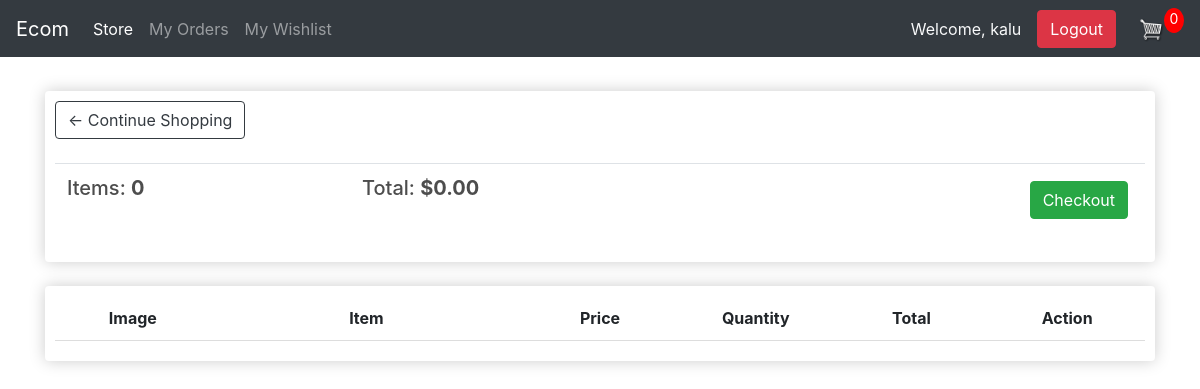
Page /cart/ (signed in) on the earlier database version.
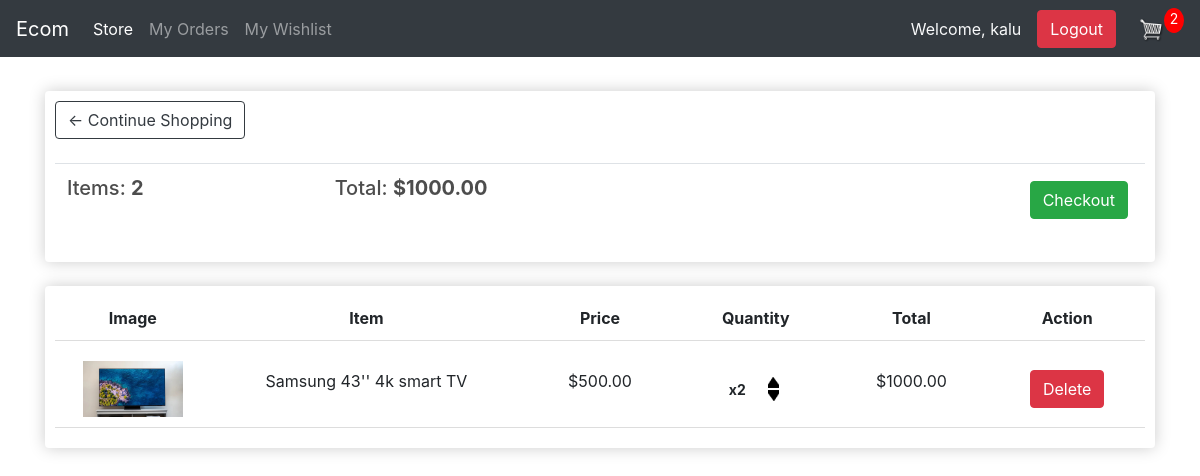
Same page on the later database version.
### store/models.py (models this page shows, shortened)
class Order(models.Model):
    customer = models.ForeignKey(Customer, on_delete=models.SET_NULL, null=True, blank=True)
    date_ordered = models.DateTimeField(auto_now_add=True)
    complete = models.BooleanField(default=False)
    transaction_id = models.CharField(max_length=100, null=True)
    @property
    def get_cart_total(self):
        order_items = self.orderitem_set.all()
        return sum([item.get_total for item in order_items])
    @property
    def get_cart_items(self):
        order_items = self.orderitem_set.all()
        return sum([item.quantity for item in order_items])

class OrderItem(models.Model):
	product = models.ForeignKey(Product, on_delete=models.SET_NULL, null=True)
	order = models.ForeignKey(Order, on_delete=models.SET_NULL, null=True)
	quantity = models.IntegerField(default=0, null=True, blank=True)
	date_added = models.DateTimeField(auto_now_add=True)
	@property
	def get_total(self):
		total = self.product.price * self.quantity
		return total

class Product(models.Model):
    name = models.CharField(max_length=200)
    price = models.DecimalField(max_digits=10, decimal_places=2)
    digital = models.BooleanField(default=False, null=True, blank=True)
    category = models.ForeignKey(Category, on_delete=models.SET_NULL, null=True, blank=True)
    image = models.ImageField(null=True, blank=True, upload_to='products/')  # Add image field
    @property
    def imageURL(self):
        if self.image and hasattr(self.image, 'url'):
            return self.image.url
        else:
            return '/static/store/images/blank.jpg'  # Return a default image URL

### store/views.py (the view)
# urls.py: path('cart/', views.cart, name="cart"),
def cart(request):
    if request.user.is_authenticated:
        customer, created = Customer.objects.get_or_create(user=request.user)
        order, created = Order.objects.get_or_create(customer=customer, complete=False)
        items = order.orderitem_set.all()
        cart_total = order.get_cart_items  # Total items in the cart
    else:
        items = []
        order = {'get_cart_total': 0, 'get_cart_items': 0}
        cart_total = 0
    context = {'items': items, 'order': order, 'cart_total': cart_total}
    return render(request, 'store/cart.html', context)

### store/templates/store/cart.html
{% extends 'store/main.html' %}
{% load static %}
{% block content %}
    <div class="row">
        <div class="col-lg-12">
            <div class="box-element">
                <a class="btn btn-outline-dark" href="{% url 'store' %}">&#x2190; Continue Shopping</a>
                <br><br>
                <table class="table">
                    <tr>
                        <th><h5>Items: <strong>{{ order.get_cart_items }}</strong></h5></th>
                        <th><h5>Total: <strong>${{ order.get_cart_total|floatformat:2 }}</strong></h5></th>
                        <th>
                            <a style="float:right; margin:5px;" class="btn btn-success" href="{% url 'checkout' %}">Checkout</a>
                        </th>
                    </tr>
                </table>
            </div>
            <br>
            <div class="box-element">
                <div class="cart-row">
                    <div style="flex:1"><strong>Image</strong></div>
                    <div style="flex:2"><strong>Item</strong></div>
                    <div style="flex:1"><strong>Price</strong></div>
                    <div style="flex:1"><strong>Quantity</strong></div>
                    <div style="flex:1"><strong>Total</strong></div>
                    <div style="flex:1"><strong>Action</strong></div>
                </div>
                {% for item in items %}
                <div class="cart-row">
                    <div style="flex:1">
                        <img class="row-image" src="{{ item.product.imageURL }}" alt="{{ item.product.name }}">
                    </div>
                    <div style="flex:2"><p>{{ item.product.name }}</p></div>
                    <div style="flex:1"><p>${{ item.product.price|floatformat:2 }}</p></div>
                    <div style="flex:1">
                        <div class="quantity">
                            <p>x{{ item.quantity }}</p>
                            <div class="quantity-controls">
                                <img class="chg-quantity" src="{% static 'images/arrow-up.png' %}" data-action="increment" data-item-id="{{ item.id }}">
                                <img class="chg-quantity" src="{% static 'images/arrow-down.png' %}" data-action="decrement" data-item-id="{{ item.id }}">
                            </div>
                        </div>
                    </div>
                    <div style="flex:1"><p>${{ item.get_total|floatformat:2 }}</p></div>
                    <div style="flex:1">
                        <button class="btn btn-danger delete-btn" data-item-id="{{ item.id }}">Delete</button>
                    </div>
                </div>
                {% endfor %}
            </div>
        </div>
    </div>
{% endblock content %}

### store/templates/store/main.html (shortened to what this page needs)
<!DOCTYPE html>
{% load static %}
<html lang="en">
<head>
    <link rel="stylesheet" type="text/css" href="{% static 'css/style.css' %}">
    <link rel="stylesheet" href="https://stackpath.bootstrapcdn.com/bootstrap/4.4.1/css/bootstrap.min.css">
</head>
<body>
  <nav class="navbar navbar-expand-lg navbar-dark bg-dark">
    <a class="navbar-brand" href="{% url 'store' %}">Ecom</a>
    <div class="collapse navbar-collapse" id="navbarSupportedContent">
        <ul class="navbar-nav mr-auto">
            <li class="nav-item active">
                <a class="nav-link" href="{% url 'store' %}">Store <span class="sr-only">(current)</span></a>
            </li>
            <li class="nav-item">
                <a class="nav-link" href="{% url 'my_orders' %}">My Orders</a>
            </li>
            <li class="nav-item">
                <a class="nav-link" href="{% url 'wishlist' %}">My Wishlist</a>
            </li>
        </ul>
        <div class="form-inline my-2 my-lg-0">
            {% if user.is_authenticated %}
                <span class="navbar-text text-light mr-3">Welcome, {{ user.username }}</span>
                <form method="POST" action="{% url 'logout' %}" style="display: inline;">
                    <button type="submit" class="btn btn-danger mr-2">Logout</button>
                </form>
            {% else %}
                <a href="{% url 'login' %}" class="btn btn-warning mr-2">Login</a>
                <a href="{% url 'register' %}" class="btn btn-success mr-2">Register</a>
            {% endif %}
            <a href="{% url 'cart' %}">
                <img id="cart-icon" src="{% static 'images/cart.png' %}">
            </a>
            <p id="cart-total">{{ order.get_cart_items }}</p>
        </div>
    </div>
</nav>
     <div class="container">
            <br>
            {% block content %}
            {% endblock content %}
         </div>
</body>
</html>

### static/css/style.css (style rules this page uses)
body { background-color: hsl(0, 0%, 98%); }
h1, h2, h3, h4, h5, h6 { color: hsl(0, 0%, 30%); }
.box-element { box-shadow: hsl(0, 0%, 80%) 0 0 16px; background-color: #fff; border-radius: 4px; padding: 10px; }
.bg-dark { background-color: #4f868c !important; }
#cart-icon { width: 25px; display: inline-block; margin-left: 15px; }
#cart-total { display: block; text-align: center; color: #fff; background-color: red; width: 20px; height: 25px; border-radius: 50%; font-size: 14px; }
.col-lg-4, .col-lg-6, .col-lg-8, .col-lg-12 { margin-top: 10px; }
.btn { border-radius: 0; }
.row-image { width: 100px; }
.cart-row { display: flex; align-items: center; margin-bottom: 10px; border-bottom: 1px solid #ddd; padding: 10px 0; }
.cart-row div { flex: 1; text-align: center; }
.cart-row img { max-width: 100px; max-height: 100px; object-fit: cover; }
.quantity { display: flex; flex-direction: row; align-items: center; justify-content: center; gap: 0px; margin-left: 51px; }
.quantity p { margin: 0; font-size: 14px; font-weight: bold; }
.quantity-controls { display: flex; flex-direction: column; align-items: center; gap: 2px; margin-right: 33px; }
.chg-quantity { width: 11px; height: 11px; cursor: pointer; filter: brightness(0); transition: transform 0.2s ease, opacity 0.2s ease; }

Differences in the rows shown:
computed for Order: get_cart_items "0" → "2"; get_cart_total "0.00" → "1000.00"
added OrderItem: product.imageURL (picture), product.name "Samsung 43'' 4k smart TV", product.price "500.00", quantity "2", get_total "1000.00"
